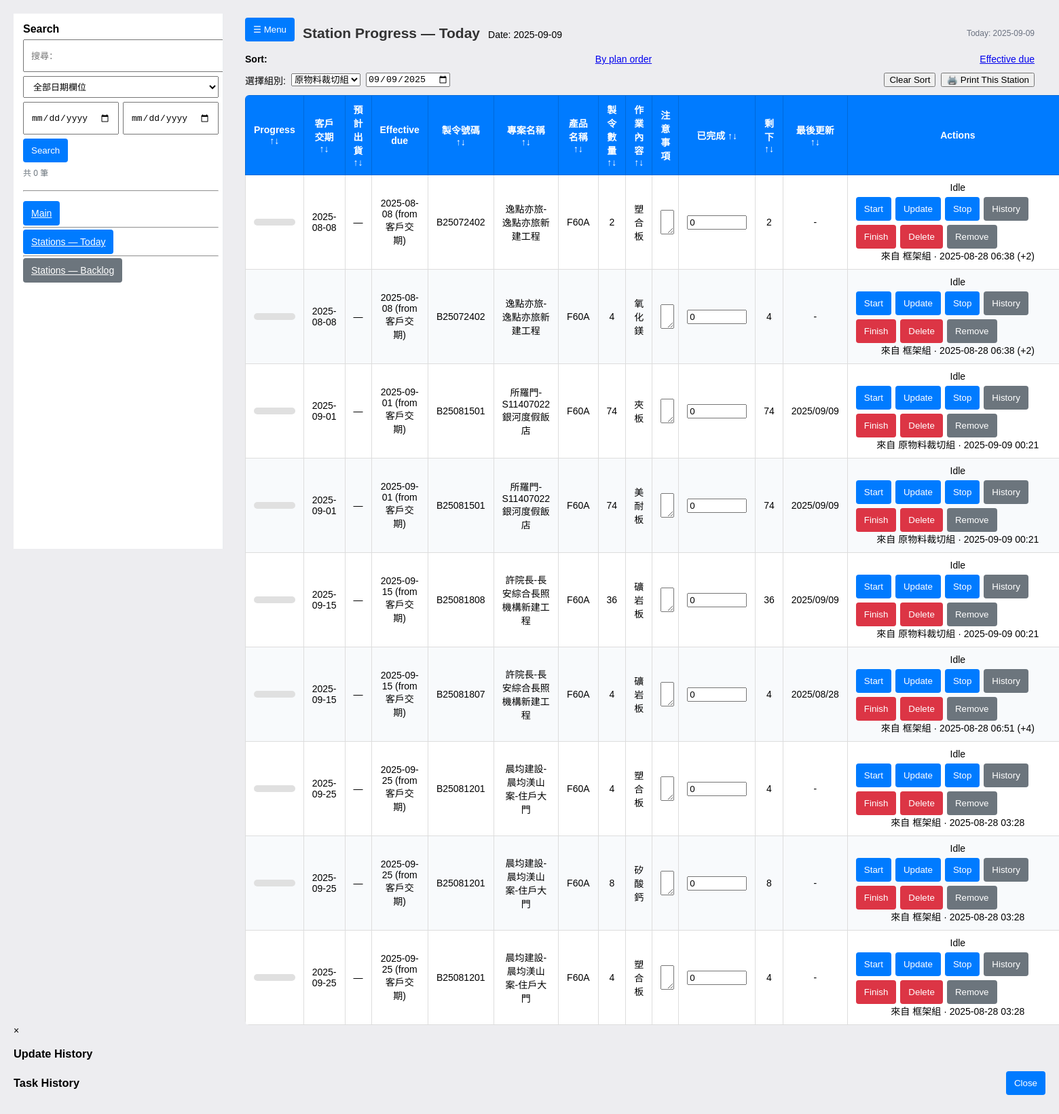
/stations/today?group=原物料裁切組&rolling=1&sort=due, run on the app's committed database.
### models.py (models this page shows)
class Order(Base):
    __tablename__ = "orders"
    id = Column(Integer, primary_key=True, autoincrement=True)
    manufacture_code = Column(String)
    customer        = Column(String)
    product         = Column(String)
    demand_date     = Column(String)   # stored as text like "YYYY/MM/DD"
    delivery        = Column(String)   # stored as text
    quantity        = Column(Integer, default=0)
    datecreate      = Column(String)   # stored as text
    fengbian        = Column(String)
    wallpaper       = Column(String)
    jobdesc         = Column(Text)
    archived    = Column(Boolean, default=False)   # soft archive flag
    archived_at = Column(DateTime)                 # when it was archived
    created_at = Column(DateTime, default=datetime.utcnow)
    updated_at = Column(DateTime)
    tasks = relationship("Task", back_populates="order", cascade="all, delete-orphan")

class Task(Base):
    __tablename__ = "sub_tasks"
    __table_args__ = {'sqlite_autoincrement': True}
    id = Column(Integer, primary_key=True, autoincrement=True)
    order_id = Column(Integer, ForeignKey("orders.id"), nullable=False)
    group = Column("group", String, nullable=True)
    task  = Column(String, nullable=True)
    quantity = Column(Integer, nullable=True)
    completed = Column(Integer, nullable=True, default=0)
    start_time = Column(DateTime)      # may be NULL in DB
    stop_time  = Column(DateTime)
    duration_minutes = Column(Integer)
    order    = relationship("Order", back_populates="tasks")
    history  = relationship("TaskHistory", back_populates="task", cascade="all, delete-orphan")

class TaskHistory(Base):
    __tablename__ = "task_history"
    id = Column(Integer, primary_key=True, autoincrement=True)
    task_id = Column(Integer, ForeignKey("sub_tasks.id"), nullable=False)
    completed = Column(Integer)   # present after your migration
    delta     = Column(Integer)   # present after your migration
    note       = Column(String)   # e.g. "start", "stop"
    timestamp  = Column(DateTime, default=datetime.utcnow)
    start_time = Column(DateTime)
    stop_time  = Column(DateTime)
    duration_minutes = Column(Integer)
    task = relationship("Task", back_populates="history")

### app.py (the view)
@app.route("/stations/today")
def stations_today():
    group   = (request.args.get("group") or "").strip()
    day     = (request.args.get("date") or today_yyyy_mm_dd()).strip()
    rolling = (request.args.get("rolling") or "1") != "0"  # default rolling
    sort    = (request.args.get("sort") or "seq").strip()  # "seq" | "due"
    with SessionLocal() as s:
        stations = station_names(s)
        if not group and stations:
            group = stations[0]
        tasks = []
        if group:
            base = (
                s.query(Task, StationSchedule.plan_date, StationSchedule.sequence)
                 .join(Order, Order.id == Task.order_id)
                 .join(StationSchedule, StationSchedule.task_id == Task.id)
                 .filter(StationSchedule.station == group)
                 .filter((Task.quantity.isnot(None)) & (Task.quantity > (Task.completed or 0)))
                 .filter(or_(Order.archived == None, Order.archived == 0))
            )
            if not rolling:
                base = base.filter(StationSchedule.plan_date == day)
            if sort == "due":
                base = base.order_by(*effective_due_orderby_asc(),
                                    asc(StationSchedule.plan_date),
                                    asc(StationSchedule.sequence),
                                    asc(Task.id))
            else:
                base = base.order_by(asc(StationSchedule.plan_date),
                                    asc(StationSchedule.sequence),
                                    asc(Task.id))
            rows = base.all()
            for t, plan_date, seq in rows:
                if remaining_of(t) <= 0:
                    continue
                o = s.get(Order, t.order_id)
                eff_date, eff_src = None, None
                if o.delivery and o.demand_date:
                    eff_date = min(o.delivery, o.demand_date)
                    eff_src = "預計出貨" if o.delivery <= o.demand_date else "客戶交期"
                elif o.delivery:
                    eff_date, eff_src = o.delivery, "預計出貨"
                elif o.demand_date:
                    eff_date, eff_src = o.demand_date, "客戶交期"
                lu = last_order_update(s, o.id) if 'last_order_update' in globals() else None
                tasks.append({
                    "order": o,
                    "task": t,
                    "plan_date": plan_date,
                    "sequence": seq,
                    "effective_due": eff_date,
                    "effective_due_src": eff_src,
                    "last_update": lu,
                })
        return render_template(
            "stations.html",
            page_mode="today",
            day=day,
            tasks=tasks,
            station_list=stations,
            selected_group=group,
            today_date=today_yyyy_mm_dd(),
            rolling=rolling,
            sort=sort,
        )

### templates/stations.html (shortened to what this page needs)
<!DOCTYPE html>
<html lang="zh">
<head>
  <link rel="stylesheet" href="/static/common.css">
</head>
<body class="stations-page">
  <div class="layout">
    <aside class="sidebar" id="sidebar">
      <div class="brand">Search</div>
      <form method="get" action="{{ '/archived' if archived_page else '/' }}" class="sbm">
        <input type="text" name="q" id= "search-q" value="{{ qtext or '' }}"
              placeholder="搜尋：">
        <select name="dfield">
          <option value="any"        {{ 'selected' if (dfield or 'any')=='any' }}>全部日期欄位</option>
        </select>
        <div class="row">
          <input type="date" name="dfrom" value="{{ dfrom or '' }}">
          <input type="date" name="dto"   value="{{ dto or '' }}">
        </div>
        <div class="row">
          <button class="btn" type="submit">Search</button>
        </div>
        <div class="caption">共 {{ orders|length }} 筆{% if qtext or dfrom or dto %}（篩選中）{% endif %}</div>
        <hr style="margin:12px 0">
        <div class="nav" style="margin-top:6px">
          <a href="/" class="btn full">Main</a>
          <hr style="margin:12px 0">
          <a href="/stations/today" class="btn full">Stations — Today</a>
          <hr style="margin:12px 0">
          <a href="/stations/backlog" class="btn full gray" style="margin-top:6px">Stations — Backlog
          </a>
        </div>
      </form>
    </aside>
    <main class="content">
      <div class="page-header">
        <div class="left">
          <button class="btn hamburger" onclick="toggleSidebar()">☰ Menu</button>
          <h2 style="margin:0">
            Station Progress — {{ 'Today' if page_mode == 'today' else 'Backlog' }}
          </h2>
          <p class="muted" style="margin:4px 0 0">
            {% if page_mode == 'today' %}Date: {{ day }}{% else %}All open tasks{% endif %}
          </p>
        </div>
        <div class="right">
          <span class="today">Today: {{ today_date }}</span>
        </div>
      </div>
      {% if page_mode == 'backlog' %}
        <div class="toolbar">
          <strong>Sort:</strong>
          <a href="?group={{ selected_group }}&sort=due" class="{{ 'active' if sort=='due' else '' }}">Effective due</a>
          <a href="?group={{ selected_group }}&sort=fifo" class="{{ 'active' if sort=='fifo' else '' }}">FIFO</a>
        </div>
      {% elif page_mode == 'today' %}
        <div class="toolbar">
          <strong>Sort:</strong>
          <a href="?group={{ selected_group }}&rolling={{ 1 if rolling else 0 }}&sort=seq" class="{{ 'active' if sort=='seq' else '' }}">By plan order</a>
          <a href="?group={{ selected_group }}&rolling={{ 1 if rolling else 0 }}&sort=due" class="{{ 'active' if sort=='due' else '' }}">Effective due</a>
        </div>
      {% endif %}
      <div class="toolbar">
        <div class="group">
          {% set form_action = '/stations/today' if page_mode == 'today' else '/stations/backlog' %}
          <form method="get" action="{{ form_action }}" style="display:flex; align-items:center; gap:8px; margin:0">
            <label>選擇組別:</label>
            {% set form_action = '/stations/today' if page_mode == 'today' else '/stations/backlog' %}
            <select name="group" onchange="this.form.submit()">
              {% for name in station_list %}
                <option value="{{ name }}" {% if name == selected_group %}selected{% endif %}>{{ name }}</option>
              {% endfor %}
            </select>
            {% if page_mode == 'today' %}
              <input id="plan-date" type="date" name="date" value="{{ day }}" onchange="this.form.submit()">
            {% endif %}
          </form>
        </div>
        <div class="group">
          <button type="button" onclick="resetStationSort()">Clear Sort</button>
          <button type="button" onclick="printPage()">🖨️ Print This Station</button>
        </div>
      </div>
      <table>
        <thead>
          <tr>
            <th onclick="sortStationTable(0)">Progress ↑↓</th>
            <th onclick="sortStationTable(1)">客戶交期 ↑↓<span class="print-label"><br>Tanggal Ekspektasi Pengiriman oleh Tamu</span></th>
            <th onclick="sortStationTable(2)">預計出貨 ↑↓<span class="print-label"><br>Tanggal Barang Dapat Dikirim</span></th>
            <th>Effective due</th>
            <th onclick="sortStationTable(3)">製令號碼 ↑↓<span class="print-label"><br>Nomor Pesanan</span></th>
            <th onclick="sortStationTable(4)">專案名稱 ↑↓<span class="print-label"><br>Nama Proyek</span></th>
            <th onclick="sortStationTable(5)">產品名稱 ↑↓<span class="print-label"><br>Nama Produk</span></th>
            <th onclick="sortStationTable(6)">製令數量 ↑↓<span class="print-label"><br>Jumlah Pesanan</span></th>
            <th onclick="sortStationTable(7)">作業內容 ↑↓<span class="print-label"><br>Isi Pekerjaan</span></th>
            <th>注意事項<br><span class="print-label">Hal yang Perlu Diperhatikan</span></th>
            <th onclick="sortStationTable(8)">已完成 ↑↓</th>
            <th onclick="sortStationTable(9)">剩下 ↑↓<span class="print-label"><br>Jumlah Proyek</span></th>
            <th onclick="sortStationTable(10)">最後更新 ↑↓</th>
            <th class="actions-col">Actions</th>
          </tr>
        </thead>
        <tbody>
          {% for item in tasks %}
          {% set running = (item.task.start_time and not item.task.stop_time) %}
          <tr id="task-{{ item.task.id }}" class="{{ 'is-running' if running else '' }}"
              data-order-id="{{ item.order.id }}" data-qty="{{ item.task.quantity or 0 }}">
            <td>
              <div class="progress-bar">
              </div>
            </td>
            <td>{{ item.order.demand_date|fmtdate or '—' }}</td>
            <td>{{ item.order.delivery|fmtdate or '—' }}</td>
            <td>
              {% if item.effective_due %}
                {{ item.effective_due|fmtdate }}
                <span class="pill muted">(from {{ item.effective_due_src }})</span>
              {% else %} — {% endif %}
            </td>
            <td>{{ item.order.manufacture_code }}</td>
            <td>{{ item.order.customer }}</td>
            <td>{{ item.order.product }}</td>
            <td data-role="qty">{{ item.task.quantity or 0 }}</td>
            <td>{{ item.task.task }}</td>
            <td>
              <textarea id="task-note-{{ item.task.id }}-{{ item.order.id }}" rows="2" style="width: 100%;" class="screen-only">{{ item.task.note or '' }}</textarea>
            </td>
            <td>
              <input id="done-{{ item.task.id }}" type="number" min="0" value="{{ item.task.completed or 0 }}" style="width:80px">
            </td>
            <td class="remaining" id="task-remaining-{{ item.task.id }}-{{ item.order.id }}">
              {% set rem = (item.task.quantity or 0) - (item.task.completed or 0) %}
              {{ rem if rem > 0 else 0 }}
            </td>
            <td id="last-update-{{ item.task.id }}-{{ item.order.id }}">
              {% if item.task.history %}
                {% set last = item.task.history|last if item.task.history else None %}
                {% if last and last.timestamp %}
                  {% if last.timestamp is string %}
                    {{ last.timestamp.split(' ')[0] }}
                  {% else %}
                    {{ last.timestamp.strftime('%Y/%m/%d') }}
                  {% endif %}
                {% else %}
                  -
                {% endif %}
              {% else %}-{% endif %}
            </td>
            <td class="actions-col">
              <div class="task-status {{ 'running' if running else '' }}">
                <span>{{ 'Running' if running else 'Idle' }}</span>
              </div>
              <div class="actions-group">
                <button class="btn" onclick="startTask({{ item.task.id }})" {{ 'disabled' if running else '' }}>Start</button>
                <button class="btn" onclick="updateTask({{ item.task.id }}, {{ item.order.id }})">Update</button>
                <button class="btn" onclick="stopTask({{ item.task.id }})"  {{ '' if running else 'disabled' }}>Stop</button>
                <button class="btn gray" onclick="showHistory({{ item.task.id }})">History</button>
                <button class="btn red" onclick="finishTask({{ item.task.id }})">Finish</button>
                <button class="btn red" onclick="deleteTask({{ item.task.id }}, {{ item.order.id }})">Delete</button>
                {% if page_mode == 'today' %}
                  <button class="btn gray" onclick="unplanOne({{ item.task.id }})">Remove</button>
                {% endif %}
              </div>
              {% set rem = (item.task.quantity or 0) - (item.task.completed or 0) %}
              <div class="muted" data-remaining>
                {% if item.last_update %}
                來自 {{ item.last_update.from_group or '—' }}
                · {{ (item.last_update.timestamp or '')[:16].replace('T', ' ') }}
                {% if item.last_update.delta is not none and item.last_update.delta != 0 %}
                  (+{{ item.last_update.delta }})
                {% endif %}
              {% else %}
                —
              {% endif %}
              </div>
            </td>
          </tr>
          {% endfor %}
        </tbody>
      </table>
    </main>
  </div>
<div id="historyModal" class="modal">
  <span class="close-btn" onclick="closeModal('historyModal')">&times;</span>
  <h3>Update History</h3>
</div>
<div id="modal-history" class="modal" onclick="if(event.target===this) closeModal('modal-history')">
  <div class="panel">
    <div style="display:flex;justify-content:space-between;align-items:center">
      <h3 style="margin:0">Task History</h3>
      <button class="btn" onclick="closeModal('modal-history')">Close</button>
    </div>
  </div>
</div>
</body>
</html>

### data on the page
Order: order.demand_date|fmtdate "2025-08-08" "2025-08-08", order.delivery|fmtdate "—" "—", effective_due|fmtdate "2025-08-08" "2025-08-08", order.manufacture_code "B25072402" "B25072402", order.customer "逸點亦旅-逸點亦旅新建工程" "逸點亦旅-逸點亦旅新建工程", order.product "F60A" "F60A"
Task: task "2", task.task "塑合板", task "0"
Task: last_update "框架組" "框架組"
Task: task "4", task.task "氧化鎂", task "0"
Order: order.demand_date|fmtdate "2025-09-01" "2025-09-01", order.delivery|fmtdate "—" "—", effective_due|fmtdate "2025-09-01" "2025-09-01", order.manufacture_code "B25081501" "B25081501", order.customer "所羅門-S11407022銀河度假飯店" "所羅門-S11407022銀河度假飯店", order.product "F60A" "F60A"
Task: task "74", task.task "夾板", task "0"
TaskHistory: timestamp "2025/09/09"
Task: last_update "原物料裁切組" "原物料裁切組", task "74", task.task "美耐板", task "0"
TaskHistory: timestamp "2025/09/09"
Order: order.demand_date|fmtdate "2025-09-15", order.delivery|fmtdate "—", effective_due|fmtdate "2025-09-15", order.manufacture_code "B25081808", order.customer "許院長-長安綜合長照機構新建工程", order.product "F60A"
Task: task "36", task.task "礦岩板", task "0", last_update "原物料裁切組"
TaskHistory: timestamp "2025/09/09"
Order: order.demand_date|fmtdate "2025-09-15", order.delivery|fmtdate "—", effective_due|fmtdate "2025-09-15", order.manufacture_code "B25081807", order.customer "許院長-長安綜合長照機構新建工程", order.product "F60A"
Task: task "4", task.task "礦岩板", task "0"
TaskHistory: timestamp "2025/08/28"
Task: last_update "框架組"
Order: order.demand_date|fmtdate "2025-09-25" "2025-09-25" "2025-09-25", order.delivery|fmtdate "—" "—" "—", effective_due|fmtdate "2025-09-25" "2025-09-25" "2025-09-25", order.manufacture_code "B25081201" "B25081201" "B25081201", order.customer "晨均建設-晨均渼山案-住戶大門" "晨均建設-晨均渼山案-住戶大門" "晨均建設-晨均渼山案-住戶大門", order.product "F60A" "F60A" "F60A"
Task: task "4" "4", task.task "塑合板" "塑合板", task "0" "0"
Task: last_update "框架組" "框架組" "框架組"
Task: task "8", task.task "矽酸鈣", task "0"

### other printed values
{{ orders|length }} "0"
{{ 'Today' if page_mode == 'today' else 'Backlog' }} "Today"
{{ day }} "2025-09-09"
{{ today_date }} "2025-09-09"
{{ item.effective_due_src }} "客戶交期" "客戶交期" "客戶交期" "客戶交期" "客戶交期" "客戶交期" "客戶交期" "客戶交期" "客戶交期"
{{ rem if rem > 0 else 0 }} "2" "4" "74" "74" "36" "4" "4" "8" "4"
{{ 'Running' if running else 'Idle' }} "Idle" "Idle" "Idle" "Idle" "Idle" "Idle" "Idle" "Idle" "Idle"
{{ (item.last_update.timestamp or '')[:16].replace('T', ' ') }} "2025-08-28 06:38" "2025-08-28 06:38" "2025-09-09 00:21" "2025-09-09 00:21" "2025-09-09 00:21" "2025-08-28 06:51" "2025-08-28 03:28" "2025-08-28 03:28" "2025-08-28 03:28"
{{ item.last_update.delta }} "2" "2" "4"
form field group "原物料裁切組"
